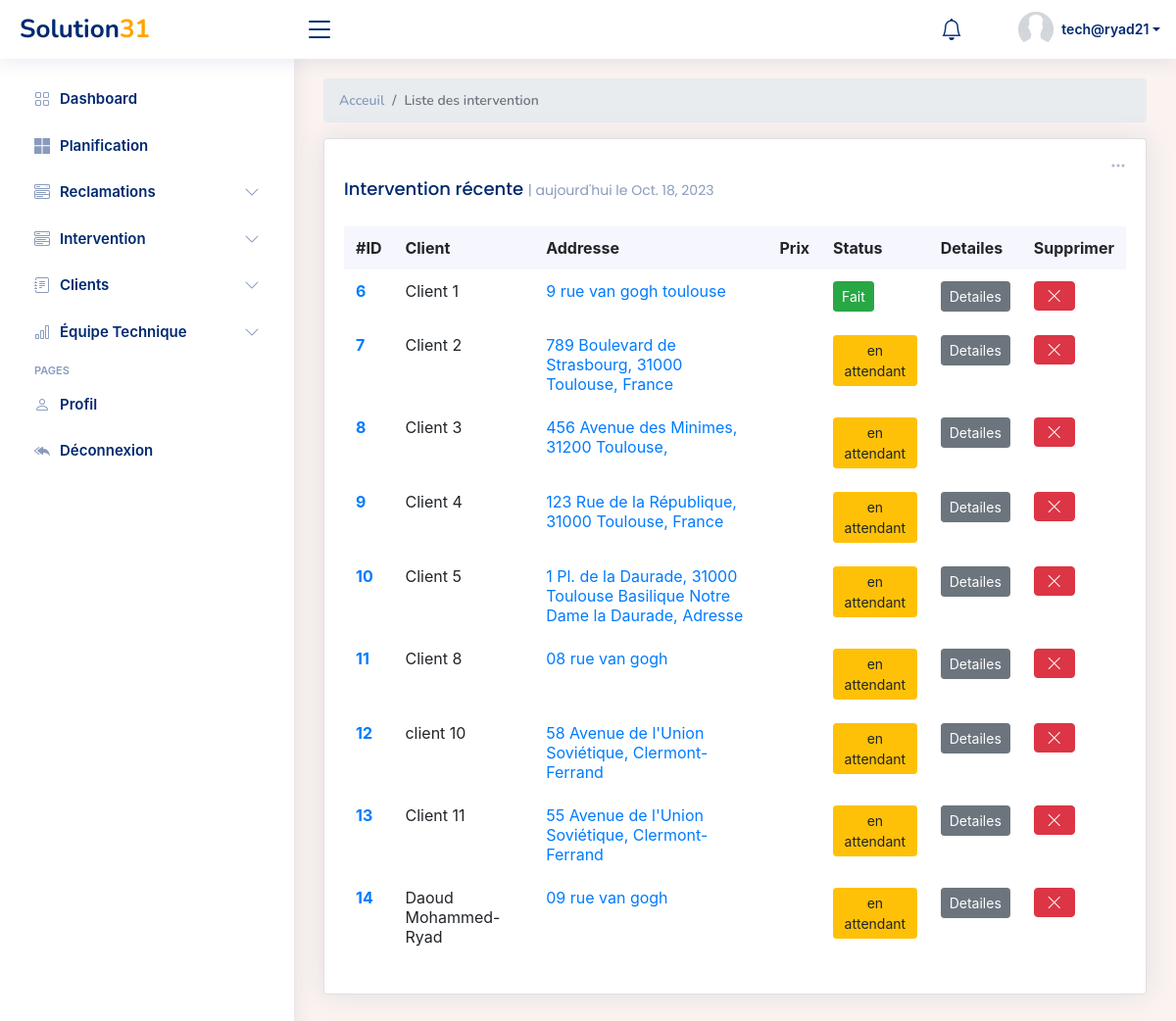
The app's page /interventions/list (signed in) with its own data.
### Dashboard/models.py (models this page shows, shortened)
class Intervention(models.Model):
    Date_Ajouté = models.DateTimeField(auto_now_add=True)
    Nom_Client= models.CharField(max_length=100, blank=False , null=False)
    Numéro = models.CharField(max_length=100, blank=False , null=False)
    Ville = models.CharField(max_length=100, blank=False , null=False)
    Date=models.DateField(null=True,blank=True)
    Address = models.CharField(max_length=100, blank=False , null=False)
    Code_postal = models.IntegerField()
    Par= models.ForeignKey(UserProfile, on_delete=models.SET_NULL, null=True, blank=True, )
    technicien = models.ForeignKey(Technicien, on_delete=models.SET_NULL, null=True, blank=True)
    reclamation = models.ForeignKey(Reclamation, on_delete=models.SET_NULL, null=True, blank=True)
    Commentaire = models.CharField(max_length=500, blank=True, null=True)
    Prix = models.IntegerField(blank=True, null=True)
    Status = models.CharField(max_length=500,choices=CHOICES, default='en attendant', blank=True, null=True)
    valeur =models.IntegerField(default=1)

### Dashboard/views.py (the view)
# urls.py: path('interventions/list',list_interventions ,name='list_interventions'),
def list_interventions(request):
    date = datetime.now().date()
    print(date)
    interventions = Intervention.objects.all()
    reclamation = Reclamation.objects.all()
    context={'interventions':interventions ,'reclamations':reclamation, 'date':date}
    return render(request, 'Dashboard/list_intervetions.html',context)

### Dashboard/templates/Dashboard/list_intervetions.html (shortened to what this page needs)
{% extends 'Dashboard/main.html' %}
{% block content %}
   <link href="https://maxcdn.bootstrapcdn.com/bootstrap/4.5.2/css/bootstrap.min.css" rel="stylesheet">
  <main id="main" class="main">
    <div class="pagetitle">
      <nav>
        <ol class="breadcrumb">
          <li class="breadcrumb-item"><a href="index.html">Acceuil</a></li>
          <li class="breadcrumb-item active">Liste des intervention</li>
        </ol>
      </nav>
    </div>
    <section class="section dashboard">
      <div class="row">
        <div class="col-lg-12">
          <div class="row">
            <div class="col-12">
              <div class="card recent-sales overflow-auto">
                <div class="filter">
                  <a class="icon" href="#" data-bs-toggle="dropdown"><i class="bi bi-three-dots"></i></a>
                </div>
                <div class="card-body">
                  <h5 class="card-title">Intervention récente <span>| aujourd'hui le {{date}}</span></h5>
                  <table class="table table-borderless datatable">
                    <thead>
                      <tr>
                        <th scope="col">#ID</th>
                        <th scope="col">Client</th>
                        <th scope="col">Addresse</th>
                        <th scope="col">Prix</th>
                        <th scope="col">Status</th>
                        <th scope="col">Detailes</th>
                        <th scope="col">Supprimer</th>
                      </tr>
                    </thead>
                    <tbody>
                    {% for int in interventions%}
                      <tr>
                        <th scope="row"><a href="#">{{int.id}}</a></th>
                        <td>{{int.Nom_Client}}</td>
                        <td><a href="#" class="text-primary">{{int.Address}}</a></td>
                        {% if int.Prix == None %}
                        <td></td>
                        {% else %}
                        <td>{{int.Prix}}$</td>
                        {% endif %}
                        {% if int.Status == 'Fait' %}
                        <td><button type="button" class="btn btn-success btn-sm">{{int.Status}}</button></span></td>
                        {% elif int.Status == 'en attendant' %}
                        <td><button type="button" class="btn btn-warning btn-sm">{{int.Status}}</button></td>
                        {% else  %}
                        <td> <button type="button" class="btn btn-danger btn-sm">{{int.Status}}</button></td>
                        {% endif  %}
                        <td><a href="{% url 'intervention_detail' int.id %}"> <button type="button" class="btn btn-secondary btn-sm">Detailes</button> </a></td>
                        <td>              <button type="button" class="btn btn-danger"><i class="bi bi-x-lg"></i></button></td>
                      </tr>
                    {% endfor %}
                    </tbody>
                  </table>
                </div>
              </div>
            </div>
          </div>
        </div>
      </div>
    </section>
  </main>
{% endblock content %}

### Dashboard/templates/Dashboard/main.html (shortened to what this page needs)
{% load static %}
<html lang="en">
<head>
  <link href="{% static 'Dashboard/assets/css/main.css' %}" rel="stylesheet" />
  <link href="{% static 'Dashboard/assets/vendor/bootstrap/css/bootstrap.min.css' %}" rel="stylesheet">
  <link href="{% static 'Dashboard/assets/vendor/bootstrap-icons/bootstrap-icons.css' %}" rel="stylesheet">
  <link href="{% static 'Dashboard/assets/vendor/boxicons/css/boxicons.min.css' %}" rel="stylesheet">
  <link href="{% static 'Dashboard/assets/vendor/quill/quill.snow.css' %}" rel="stylesheet">
  <link href="{% static 'Dashboard/assets/vendor/quill/quill.bubble.css' %}" rel="stylesheet">
  <link href="{% static 'Dashboard/assets/vendor/remixicon/remixicon.css' %}" rel="stylesheet">
  <link href="{% static 'Dashboard/assets/vendor/simple-datatables/style.css' %}" rel="stylesheet">
  <link href="https://maxcdn.bootstrapcdn.com/bootstrap/4.5.2/css/bootstrap.min.css" rel="stylesheet">
  <link href="{% static 'Dashboard/assets/css/style.css' %}" rel="stylesheet">
</head>
<body style="background-color: {% if request.user.is_superuser %}F9F5F6 {% else %}FAF3F0{% endif %};" >
  <header id="header" class="header fixed-top d-flex align-items-center">
    <div class="d-flex align-items-center justify-content-between">
      <a href="{% url  'index' %}" class="logo d-flex align-items-center">
        <span class="d-none d-lg-block">Solution</span>
                <span class="d-none d-lg-block" style="color:orange;">31</span>
      </a>
      <i class="bi bi-list toggle-sidebar-btn"></i>
    </div>
    <nav class="header-nav ms-auto">
      <ul class="d-flex align-items-center">
        <li class="nav-item dropdown">
          <a class="nav-link nav-icon" href="#" data-bs-toggle="dropdown">
            <i class="bi bi-bell"></i>
          </a>
        </li>
        <li class="nav-item dropdown pe-3">
          <a class="nav-link nav-profile d-flex align-items-center pe-0" href="#" data-bs-toggle="dropdown">
            <img src="{% static 'Dashboard/assets/img/profile.jpg' %}" alt="Profile" class="rounded-circle">
            <span class="d-none d-md-block dropdown-toggle ps-2">{{request.user}}</span>
          </a>
        </li>
      </ul>
    </nav>
  </header>
  <aside id="sidebar" class="sidebar">
    <ul class="sidebar-nav" id="sidebar-nav">
      <li class="nav-item">
        <a class="nav-link {% if current_path != 'index' %}collapsed{% endif %}"   href="{% url 'index'%}">
          <i class="bi bi-grid"></i>
          <span>Dashboard</span>
        </a>
      </li>
      <li class="nav-item">
        <a class="nav-link collapsed" href="{% url 'calendar'%}">
        <i class="bi bi-microsoft"></i>
          <span>Planification</span>
        </a>
      </li>
      <li class="nav-item">
        <a class="nav-link collapsed" data-bs-target="#componen-ts-nav" data-bs-toggle="collapse" href="#">
          <i class="bi bi-menu-button-wide"></i><span>Reclamations</span><i class="bi bi-chevron-down ms-auto"></i>
        </a>
      </li>
      <li class="nav-item">
        <a class="nav-link collapsed" data-bs-target="#components-nav" data-bs-toggle="collapse" href="#">
          <i class="bi bi-menu-button-wide"></i><span>Intervention</span><i class="bi bi-chevron-down ms-auto"></i>
        </a>
      </li>
      <li class="nav-item">
        <a class="nav-link collapsed" data-bs-target="#forms-nav" data-bs-toggle="collapse" href="#">
          <i class="bi bi-journal-text"></i><span>Clients</span><i class="bi bi-chevron-down ms-auto"></i>
        </a>
      </li>
      <li class="nav-item">
        <a class="nav-link collapsed" data-bs-target="#charts-nav" data-bs-toggle="collapse" href="#">
          <i class="bi bi-bar-chart"></i><span>Équipe Technique</span><i class="bi bi-chevron-down ms-auto"></i>
        </a>
      </li>
      <li class="nav-heading">Pages</li>
      <li class="nav-item">
        <a class="nav-link collapsed" href="{% url 'users_profile' %}">
          <i class="bi bi-person"></i>
          <span>Profil</span>
        </a>
      </li>
      <li class="nav-item">
        <a class="nav-link collapsed" href="{% url 'logout' %}">
          <i class="bi bi-reply-all-fill"></i>
          <span>Déconnexion</span>
        </a>
      </li>
    </ul>
  </aside>
  {% block content %}
  {% endblock content %}
</body>
</html>

### Dashboard/static/Dashboard/assets/css/main.css (style rules this page uses)
:root { --fc-daygrid-event-dot-width: 8px; }
:root { --fc-list-event-dot-width: 10px; --fc-list-event-hover-bg-color: #f5f5f5; }

### Dashboard/static/Dashboard/assets/css/style.css (style rules this page uses)
:root { scroll-behavior: smooth; }
body { font-family: "Open Sans", sans-serif; background: #f6f9ff; color: #444444; }
a { color: #4154f1; text-decoration: none; }
h1, h2, h3, h4, h5, h6 { font-family: "Nunito", sans-serif; }
#main { margin-top: 60px; padding: 20px 30px; transition: all 0.3s; }
.pagetitle { margin-bottom: 10px; }
.card { margin-bottom: 30px; border: none; border-radius: 5px; box-shadow: 0px 0 30px rgba(1, 41, 112, 0.1); }
.card-title { padding: 20px 0 15px 0; font-size: 18px; font-weight: 500; color: #012970; font-family: "Poppins", sans-serif; }
.card-title span { color: #899bbd; font-size: 14px; font-weight: 400; }
.card-body { padding: 0 20px 20px 20px; }
.breadcrumb { font-size: 14px; font-family: "Nunito", sans-serif; color: #899bbd; font-weight: 600; }
.breadcrumb a { color: #899bbd; transition: 0.3s; }
.breadcrumb .breadcrumb-item::before { color: #899bbd; }
.breadcrumb .active { color: #51678f; font-weight: 600; }
.logo { line-height: 1; }
@media (min-width: 1200px) { .logo { width: 280px; } }
.logo span { font-size: 26px; font-weight: 700; color: #012970; font-family: "Nunito", sans-serif; }
.header { transition: all 0.5s; z-index: 997; height: 60px; box-shadow: 0px 2px 20px rgba(1, 41, 112, 0.1); background-color: #fff; padding-left: 20px; }
.header .toggle-sidebar-btn { font-size: 32px; padding-left: 10px; cursor: pointer; color: #012970; }
.header-nav ul { list-style: none; }
.header-nav>ul { margin: 0; padding: 0; }
.header-nav .nav-icon { font-size: 22px; color: #012970; margin-right: 25px; position: relative; }
.header-nav .nav-profile { color: #012970; }
.header-nav .nav-profile img { max-height: 36px; }
.header-nav .nav-profile span { font-size: 14px; font-weight: 600; }
.sidebar { position: fixed; top: 60px; left: 0; bottom: 0; width: 300px; z-index: 996; transition: all 0.3s; padding: 20px; overflow-y: auto; scrollbar-width: thin; scrollbar-color: #aab7cf transparent; box-shadow: 0px 0px 20px rgba(1, 41, 112, 0.1); background-color: #fff; }
@media (min-width: 1200px) { #main, #footer { margin-left: 300px; } }
.sidebar-nav { padding: 0; margin: 0; list-style: none; }
.sidebar-nav li { padding: 0; margin: 0; list-style: none; }
.sidebar-nav .nav-item { margin-bottom: 5px; }
.sidebar-nav .nav-heading { font-size: 11px; text-transform: uppercase; color: #899bbd; font-weight: 600; margin: 10px 0 5px 15px; }
.sidebar-nav .nav-link { display: flex; align-items: center; font-size: 15px; font-weight: 600; color: #4154f1; transition: 0.3; background: #f6f9ff; padding: 10px 15px; border-radius: 4px; }
.sidebar-nav .nav-link i { font-size: 16px; margin-right: 10px; color: #4154f1; }
.sidebar-nav .nav-link.collapsed { color: #012970; background: #fff; }
.sidebar-nav .nav-link.collapsed i { color: #899bbd; }
.sidebar-nav .nav-link .bi-chevron-down { margin-right: 0; transition: transform 0.2s ease-in-out; }
.dashboard .filter { position: absolute; right: 0px; top: 15px; }
.dashboard .filter .icon { color: #aab7cf; padding-right: 20px; padding-bottom: 5px; transition: 0.3s; font-size: 16px; }
.dashboard .recent-sales { font-size: 14px; }
.dashboard .recent-sales .table thead { background: #f6f6fe; }
.dashboard .recent-sales .table thead th { border: 0; }

### records on screen
Intervention: id "6", Nom_Client "Client 1", Address "9 rue van gogh toulouse", Status "Fait"
Intervention: id "7", Nom_Client "Client 2", Address "789 Boulevard de Strasbourg, 31000 Toulouse, France", Status "en attendant"
Intervention: id "8", Nom_Client "Client 3", Address "456 Avenue des Minimes, 31200 Toulouse,", Status "en attendant"
Intervention: id "9", Nom_Client "Client 4", Address "123 Rue de la République, 31000 Toulouse, France", Status "en attendant"
Intervention: id "10", Nom_Client "Client 5", Address "1 Pl. de la Daurade, 31000 Toulouse Basilique Notre Dame la Daurade, Adresse", Status "en attendant"
Intervention: id "11", Nom_Client "Client 8", Address "08 rue van gogh", Status "en attendant"
Intervention: id "12", Nom_Client "client 10", Address "58 Avenue de l'Union Soviétique, Clermont-Ferrand", Status "en attendant"
Intervention: id "13", Nom_Client "Client 11", Address "55 Avenue de l'Union Soviétique, Clermont-Ferrand", Status "en attendant"
Intervention: id "14", Nom_Client "Daoud Mohammed-Ryad", Address "09 rue van gogh", Status "en attendant"

### other values on screen
{{ request.user }} "tech@ryad21"
